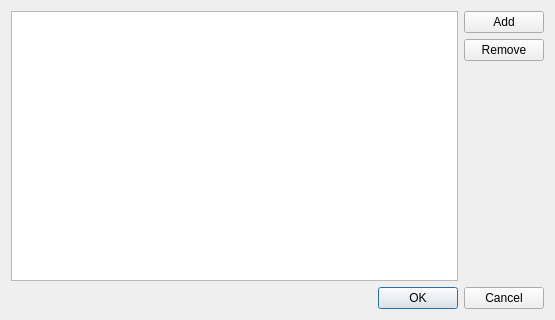
<?xml version="1.0" encoding="UTF-8"?>
<ui version="4.0">
 <class>LibraryManagerWindow</class>
 <widget class="QDialog" name="LibraryManagerWindow">
  <property name="geometry">
   <rect>
    <x>0</x>
    <y>0</y>
    <width>555</width>
    <height>320</height>
   </rect>
  </property>
  <property name="windowTitle">
   <string>Dialog</string>
  </property>
  <layout class="QGridLayout" name="gridLayout">
   <item row="0" column="0">
    <layout class="QVBoxLayout" name="verticalLayout_2">
     <item>
      <layout class="QHBoxLayout" name="horizontalLayout">
       <item>
        <widget class="QListWidget" name="list"/>
       </item>
       <item>
        <layout class="QVBoxLayout" name="verticalLayout">
         <item>
          <widget class="QPushButton" name="addBtn">
           <property name="text">
            <string>Add</string>
           </property>
          </widget>
         </item>
         <item>
          <widget class="QPushButton" name="removeBtn">
           <property name="text">
            <string>Remove</string>
           </property>
          </widget>
         </item>
         <item>
          <spacer name="verticalSpacer">
           <property name="orientation">
            <enum>Qt::Vertical</enum>
           </property>
           <property name="sizeHint" stdset="0">
            <size>
             <width>20</width>
             <height>40</height>
            </size>
           </property>
          </spacer>
         </item>
        </layout>
       </item>
      </layout>
     </item>
     <item>
      <widget class="QDialogButtonBox" name="buttonBox">
       <property name="orientation">
        <enum>Qt::Horizontal</enum>
       </property>
       <property name="standardButtons">
        <set>QDialogButtonBox::Cancel|QDialogButtonBox::Ok</set>
       </property>
      </widget>
     </item>
    </layout>
   </item>
  </layout>
 </widget>
 <resources/>
 <connections>
  <connection>
   <sender>buttonBox</sender>
   <signal>accepted()</signal>
   <receiver>LibraryManagerWindow</receiver>
   <slot>accept()</slot>
   <hints>
    <hint type="sourcelabel">
     <x>248</x>
     <y>254</y>
    </hint>
    <hint type="destinationlabel">
     <x>157</x>
     <y>274</y>
    </hint>
   </hints>
  </connection>
  <connection>
   <sender>buttonBox</sender>
   <signal>rejected()</signal>
   <receiver>LibraryManagerWindow</receiver>
   <slot>reject()</slot>
   <hints>
    <hint type="sourcelabel">
     <x>316</x>
     <y>260</y>
    </hint>
    <hint type="destinationlabel">
     <x>286</x>
     <y>274</y>
    </hint>
   </hints>
  </connection>
 </connections>
</ui>
